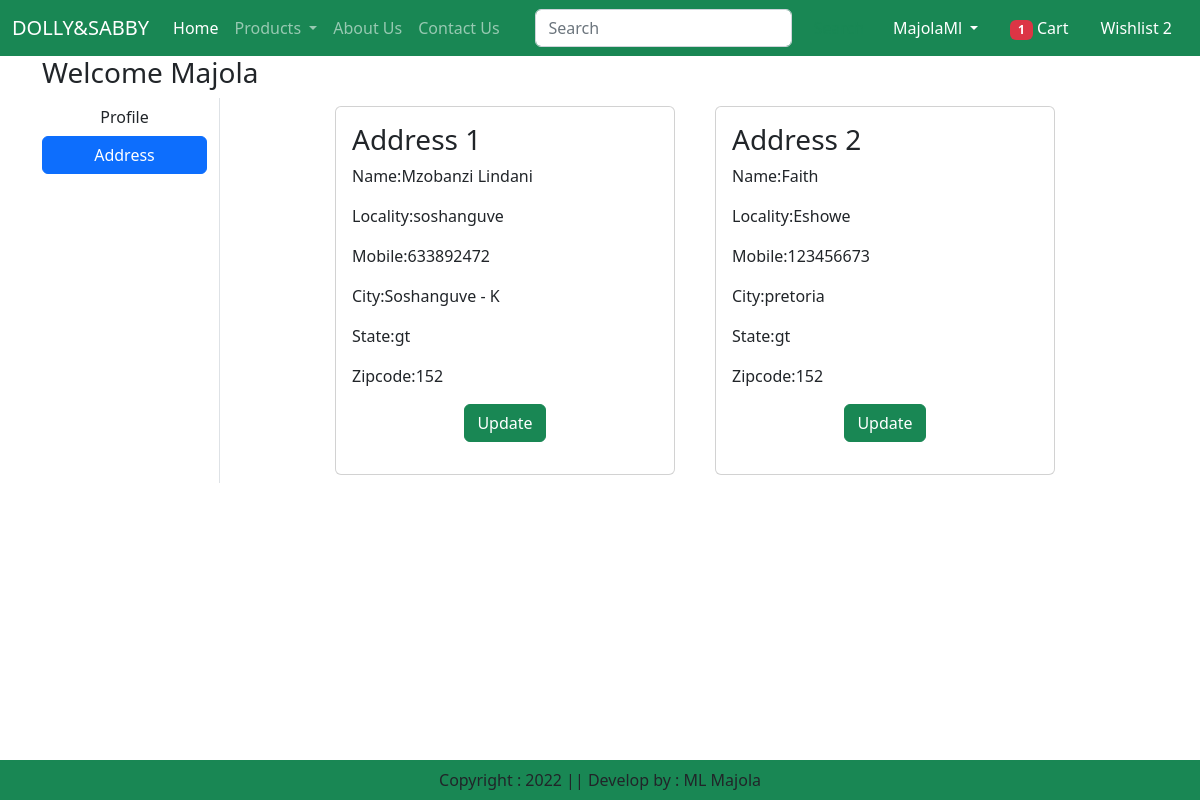
The page /address/ (signed in) on the database its author committed.
### app/models.py (models this page shows, shortened)
class Customer(models.Model):
    user = models.ForeignKey(User,on_delete =models.CASCADE)
    name = models.CharField(max_length=200)
    locality = models.CharField(max_length=200)
    city = models.CharField(max_length=200)
    mobile = models.IntegerField(default = 0)
    zipcode = models.IntegerField(default = 0)
    state = models.CharField(choices = STATE_CHOICES, max_length=200 ,default ='')

### app/views.py (the view)
# urls.py: path("address/",views.address, name="address"),
def address(request):
    add = Customer.objects.filter(user = request.user)
    totalitem =0
    if request.user.is_authenticated:
        totalitem = len(Cart.objects.filter(user=request.user))
    return render(request,"app/address.html",locals())

### app/templates/app/address.html (shortened to what this page needs)
{% extends "app/base.html" %}
{% load static  %}
{% block main-content %}
<div class="container">
    <div class="row">
        <h3>Welcome <span class="text-capitalize">{{request.user}}</span></h3>
    <div class="col-sm-2 border-end">
        <ul class="list-unstyled">
            <li class="d-grid"><a href="{% url 'profile' %}" class="btn ">Profile</a></li>
            <li class="d-grid"><a href="{% url 'address' %}" class="btn btn-primary">Address</a></li>
        </ul>
    </div>
    <div class="col-sm-8 offset-sm-1">
        <div class="row">
            {% for ad in add %}
            <div class="col-sm-6">
                <div class="card m-2">
                    <div class="card-body">
                        <h3>Address {{forloop.counter}}</h3>
                        <p>Name:{{ad.name}}</p>
                        <p>Locality:{{ad.locality}}</p>
                        <p>Mobile:{{ad.mobile}}</p>
                        <p>City:{{ad.city}}</p>
                        <p>State:{{ad.state}}</p>
                        <p>Zipcode:{{ad.zipcode}}</p>
                        <p class="text-center"><a href="{% url 'updateAddress' pk=ad.id %}" type="button" class="btn btn-success">Update</a></p>
                    </div>
                </div>
            </div>
            {% endfor %}
        </div>
    </div>
{% endblock main-content %}

### rows shown on the page
Customer: name "Mzobanzi Lindani", locality "soshanguve", mobile "633892472", city "Soshanguve - K", state "gt", zipcode "152"
Customer: name "Faith", locality "Eshowe", mobile "123456673", city "pretoria", state "gt", zipcode "152"

### other values the page prints
{{ totalitem }} "1"
{{ request.user }} "Majola"
